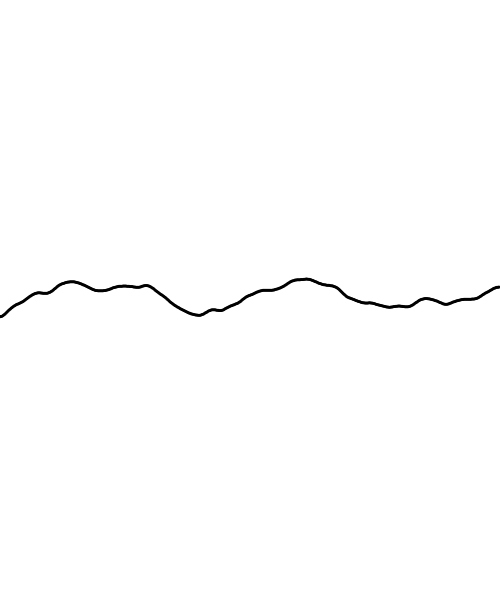
Frame 1 (no input)
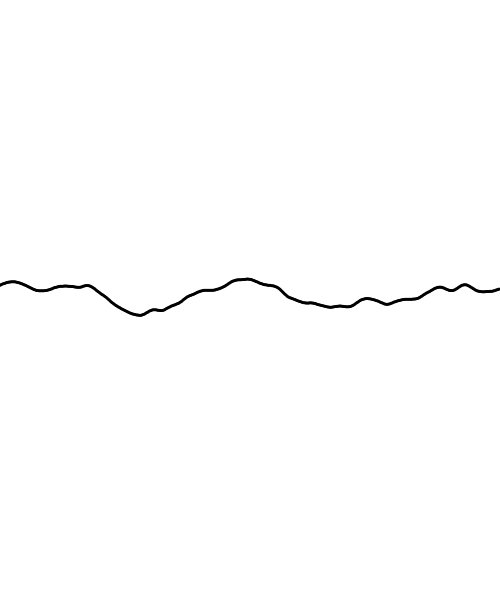
Frame 60 (no input)
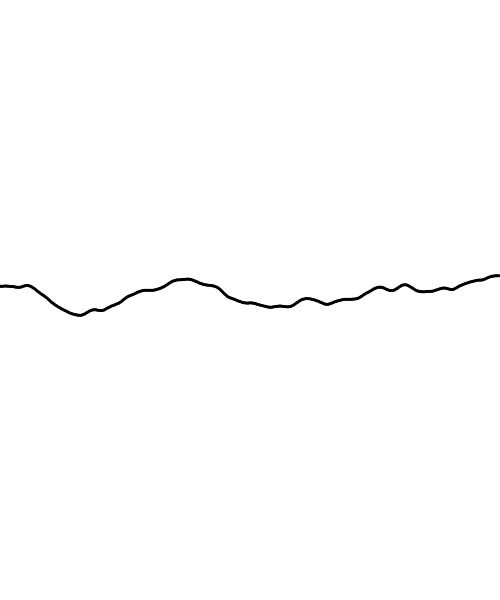
Frame 120 (the mouse pressed at the canvas centre since frame 60)

The p5.js sketch that drew these frames (run headless with seeded random() and noise() and a simulated clock; from frame 60 on, the mouse is pressed at the canvas centre):

// p5.js sketch
// ── sketch.js
function setup() {
  createCanvas(500, 600);
}

function draw() {
  background(255);
  
  for (var x = 0; x < width; x++) {
    var freq = (x + frameCount) * 0.01;
    var amp = 100;
    var noiseValue = noise(freq) * amp;
    
    var y = width / 2 + noiseValue;

    stroke(0);
    strokeWeight(3);
    point(x, y);
  }
}
